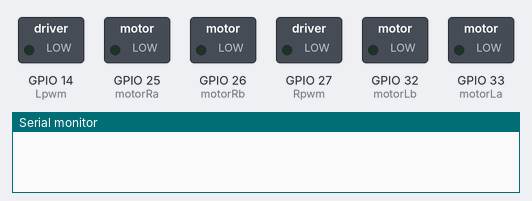
The sketch below on a simulated ESP32. Parts: switched loads named in the sketch (green lamp = pin HIGH), the last lines printed to the serial monitor.

Above: at 0.05 s.
At 3.5 s:
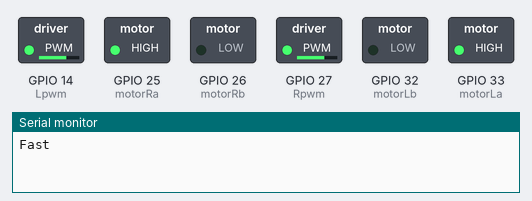
At 4.95 s:
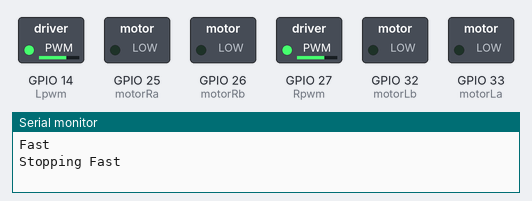
At 6.95 s:
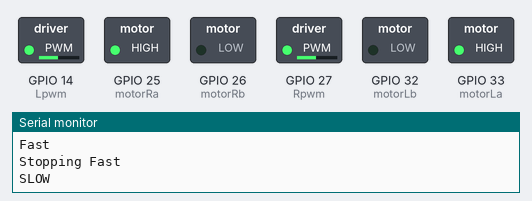
Timing chart, 0 to 9.1 s (numbered marks = the images above):
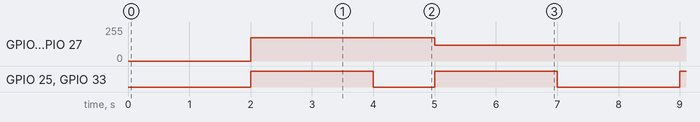

The sketch:

Task_2.ino
```cpp
// Going 2 sec fast and then 2 sec going medium speed

// Defing the pins
#define motorRa 25
#define motorRb 26
#define motorLa 33
#define motorLb 32
#define Rpwm 27
#define Lpwm 14

const int channel_R = 0;
const int channel_L = 1;
const int freq = 5000;
const int res =8;

void setup(){
  setup_motors();
  Serial.begin(115200);
}

void loop(){
  delay(2000);
  Serial.println("Fast");
  start();
  ledcWrite(channel_R , 175);
  ledcWrite(channel_L , 175);
  delay(2000);
  Serial.println("Stopping Fast");
  stopp();
  delay(1000);
  start();
  Serial.println("SLOW");
  ledcWrite(channel_R , 120);
  ledcWrite(channel_L , 120);
  delay(2000);
  Serial.println("Stopping SLOW");
  stopp();
  }


void stopp(){
  digitalWrite(motorLa,LOW);
  digitalWrite(motorRa,LOW);
  digitalWrite(motorLb,LOW);
  digitalWrite(motorRb,LOW);
}

void start(){
  digitalWrite(motorLa,HIGH);
  digitalWrite(motorRa,HIGH);
  digitalWrite(motorLb,LOW);
  digitalWrite(motorRb,LOW);
}

void setup_motors(){

  pinMode(motorLa, OUTPUT);
  pinMode(motorLb, OUTPUT);
  pinMode(motorRa, OUTPUT);
  pinMode(motorRb, OUTPUT);
  ledcSetup(channel_R ,freq , res);
  ledcSetup(channel_L ,freq , res);
  ledcAttachPin(Rpwm,channel_R);
  ledcAttachPin(Lpwm,channel_L);
}
```

Measured:
- by itself, GPIO 14 (Lpwm), GPIO 27 (Rpwm): alternates 174/255 for 3.0 s and 120/255 for 4.0 s
- by itself, GPIO 25 (motorRa), GPIO 33 (motorLa): repeats every 7.0 s: LOW 1.0 s, HIGH 2.0 s, LOW 2.0 s, HIGH 2.0 s
